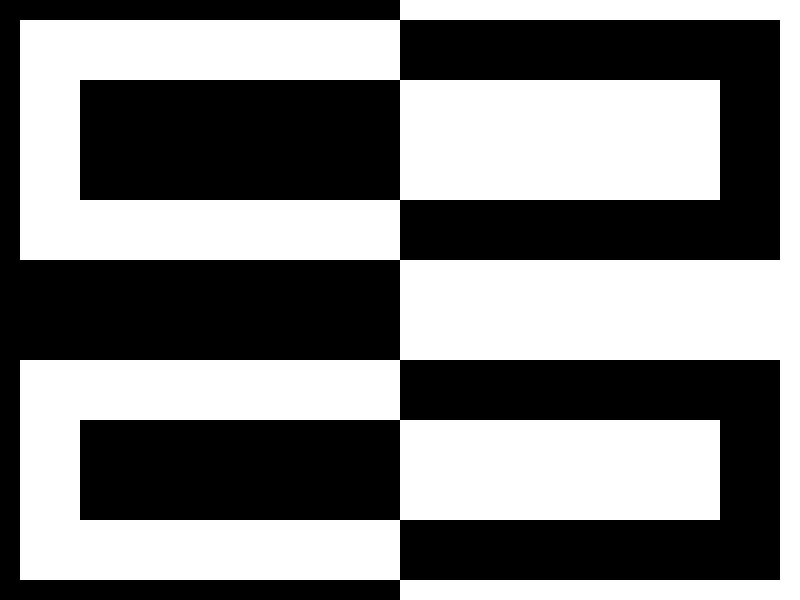

Below is a game level as drawn by its tile map, then a one-line description and the .tmx that defines it (tile-layer data replaced by summaries):
An orthogonal 40x30 tile map with 20x20 px tiles, 2 tile layers (a, b), 1 hidden layer not drawn, 4 tilesets.

<map version="1.0" orientation="orthogonal" width="40" height="30" tilewidth="20" tileheight="20">
 <tileset firstgid="1" source="mirrorsTiles.tsx" />
 <tileset firstgid="4" source="mirrorExit.tsx" />
 <tileset firstgid="7" source="mirrorsSpawn.tsx" />
 <tileset firstgid="10" source="mirrorsAlt.tsx" />
 <layer name="a" width="40" height="30">
  <data>[1200 cells, 1200 non-empty, 6 distinct tile ids]</data>
 </layer>
 <layer name="b" width="40" height="30">
  <data>[1200 cells, 1200 non-empty, 2 distinct tile ids]</data>
 </layer>
 <layer name="c" width="40" height="30" visible="0">
  <data>[1200 cells, 1200 non-empty, 3 distinct tile ids]</data>
 </layer>
</map>
